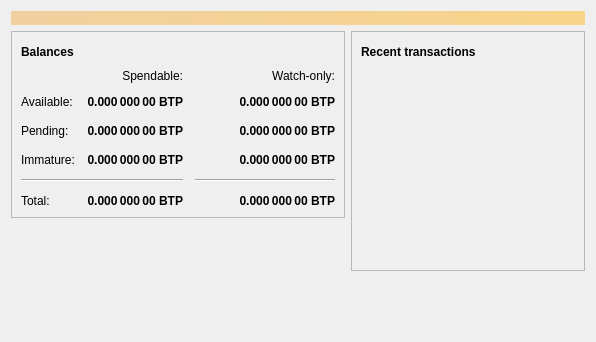
<?xml version="1.0" encoding="UTF-8"?>
<ui version="4.0">
 <class>OverviewPage</class>
 <widget class="QWidget" name="OverviewPage">
  <property name="geometry">
   <rect>
    <x>0</x>
    <y>0</y>
    <width>596</width>
    <height>342</height>
   </rect>
  </property>
  <property name="windowTitle">
   <string>Form</string>
  </property>
  <layout class="QVBoxLayout" name="topLayout">
   <item>
    <widget class="QLabel" name="labelAlerts">
     <property name="visible">
      <bool>false</bool>
     </property>
     <property name="styleSheet">
      <string notr="true">QLabel { background-color: qlineargradient(x1: 0, y1: 0, x2: 1, y2: 0, stop:0 #F0D0A0, stop:1 #F8D488); color:#000000; }</string>
     </property>
     <property name="wordWrap">
      <bool>true</bool>
     </property>
     <property name="margin">
      <number>3</number>
     </property>
     <property name="textInteractionFlags">
      <set>Qt::TextSelectableByMouse</set>
     </property>
    </widget>
   </item>
   <item>
    <layout class="QHBoxLayout" name="horizontalLayout" stretch="1,1">
     <item>
      <layout class="QVBoxLayout" name="verticalLayout_2">
       <item>
        <widget class="QFrame" name="frame">
         <property name="frameShape">
          <enum>QFrame::StyledPanel</enum>
         </property>
         <property name="frameShadow">
          <enum>QFrame::Raised</enum>
         </property>
         <layout class="QVBoxLayout" name="verticalLayout_4">
          <item>
           <layout class="QHBoxLayout" name="horizontalLayout_4">
            <item>
             <widget class="QLabel" name="label_5">
              <property name="font">
               <font>
                <weight>75</weight>
                <bold>true</bold>
               </font>
              </property>
              <property name="text">
               <string>Balances</string>
              </property>
             </widget>
            </item>
            <item>
             <widget class="QPushButton" name="labelWalletStatus">
              <property name="enabled">
               <bool>true</bool>
              </property>
              <property name="maximumSize">
               <size>
                <width>30</width>
                <height>16777215</height>
               </size>
              </property>
              <property name="toolTip">
               <string>The displayed information may be out of date. Your wallet automatically synchronizes with the Bitcoin network after a connection is established, but this process has not completed yet.</string>
              </property>
              <property name="text">
               <string/>
              </property>
              <property name="icon">
               <iconset resource="../bitcoin.qrc">
                <normaloff>:/icons/warning</normaloff>
                <disabledoff>:/icons/warning</disabledoff>:/icons/warning</iconset>
              </property>
              <property name="iconSize">
               <size>
                <width>24</width>
                <height>24</height>
               </size>
              </property>
              <property name="flat">
               <bool>true</bool>
              </property>
             </widget>
            </item>
            <item>
             <spacer name="horizontalSpacer_3">
              <property name="orientation">
               <enum>Qt::Horizontal</enum>
              </property>
              <property name="sizeHint" stdset="0">
               <size>
                <width>40</width>
                <height>20</height>
               </size>
              </property>
             </spacer>
            </item>
           </layout>
          </item>
          <item>
           <layout class="QGridLayout" name="gridLayout">
            <property name="spacing">
             <number>12</number>
            </property>
            <item row="2" column="2">
             <widget class="QLabel" name="labelWatchPending">
              <property name="font">
               <font>
                <weight>75</weight>
                <bold>true</bold>
               </font>
              </property>
              <property name="cursor">
               <cursorShape>IBeamCursor</cursorShape>
              </property>
              <property name="toolTip">
               <string>Unconfirmed transactions to watch-only addresses</string>
              </property>
              <property name="text">
               <string notr="true">0.000 000 00 BTP</string>
              </property>
              <property name="alignment">
               <set>Qt::AlignRight|Qt::AlignTrailing|Qt::AlignVCenter</set>
              </property>
              <property name="textInteractionFlags">
               <set>Qt::LinksAccessibleByMouse|Qt::TextSelectableByKeyboard|Qt::TextSelectableByMouse</set>
              </property>
             </widget>
            </item>
            <item row="2" column="1">
             <widget class="QLabel" name="labelUnconfirmed">
              <property name="font">
               <font>
                <weight>75</weight>
                <bold>true</bold>
               </font>
              </property>
              <property name="cursor">
               <cursorShape>IBeamCursor</cursorShape>
              </property>
              <property name="toolTip">
               <string>Total of transactions that have yet to be confirmed, and do not yet count toward the spendable balance</string>
              </property>
              <property name="text">
               <string notr="true">0.000 000 00 BTP</string>
              </property>
              <property name="alignment">
               <set>Qt::AlignRight|Qt::AlignTrailing|Qt::AlignVCenter</set>
              </property>
              <property name="textInteractionFlags">
               <set>Qt::LinksAccessibleByMouse|Qt::TextSelectableByKeyboard|Qt::TextSelectableByMouse</set>
              </property>
             </widget>
            </item>
            <item row="3" column="2">
             <widget class="QLabel" name="labelWatchImmature">
              <property name="font">
               <font>
                <weight>75</weight>
                <bold>true</bold>
               </font>
              </property>
              <property name="cursor">
               <cursorShape>IBeamCursor</cursorShape>
              </property>
              <property name="toolTip">
               <string>Mined balance in watch-only addresses that has not yet matured</string>
              </property>
              <property name="text">
               <string notr="true">0.000 000 00 BTP</string>
              </property>
              <property name="alignment">
               <set>Qt::AlignRight|Qt::AlignTrailing|Qt::AlignVCenter</set>
              </property>
              <property name="textInteractionFlags">
               <set>Qt::LinksAccessibleByMouse|Qt::TextSelectableByKeyboard|Qt::TextSelectableByMouse</set>
              </property>
             </widget>
            </item>
            <item row="4" column="0" colspan="2">
             <widget class="Line" name="line">
              <property name="orientation">
               <enum>Qt::Horizontal</enum>
              </property>
             </widget>
            </item>
            <item row="4" column="2">
             <widget class="Line" name="lineWatchBalance">
              <property name="sizePolicy">
               <sizepolicy hsizetype="Preferred" vsizetype="Fixed">
                <horstretch>0</horstretch>
                <verstretch>0</verstretch>
               </sizepolicy>
              </property>
              <property name="minimumSize">
               <size>
                <width>140</width>
                <height>0</height>
               </size>
              </property>
              <property name="orientation">
               <enum>Qt::Horizontal</enum>
              </property>
             </widget>
            </item>
            <item row="5" column="0">
             <widget class="QLabel" name="labelTotalText">
              <property name="text">
               <string>Total:</string>
              </property>
             </widget>
            </item>
            <item row="3" column="1">
             <widget class="QLabel" name="labelImmature">
              <property name="font">
               <font>
                <weight>75</weight>
                <bold>true</bold>
               </font>
              </property>
              <property name="cursor">
               <cursorShape>IBeamCursor</cursorShape>
              </property>
              <property name="toolTip">
               <string>Mined balance that has not yet matured</string>
              </property>
              <property name="text">
               <string notr="true">0.000 000 00 BTP</string>
              </property>
              <property name="alignment">
               <set>Qt::AlignRight|Qt::AlignTrailing|Qt::AlignVCenter</set>
              </property>
              <property name="textInteractionFlags">
               <set>Qt::LinksAccessibleByMouse|Qt::TextSelectableByKeyboard|Qt::TextSelectableByMouse</set>
              </property>
             </widget>
            </item>
            <item row="2" column="3">
             <spacer name="horizontalSpacer_2">
              <property name="orientation">
               <enum>Qt::Horizontal</enum>
              </property>
              <property name="sizeHint" stdset="0">
               <size>
                <width>40</width>
                <height>20</height>
               </size>
              </property>
             </spacer>
            </item>
            <item row="3" column="0">
             <widget class="QLabel" name="labelImmatureText">
              <property name="text">
               <string>Immature:</string>
              </property>
             </widget>
            </item>
            <item row="5" column="1">
             <widget class="QLabel" name="labelTotal">
              <property name="font">
               <font>
                <weight>75</weight>
                <bold>true</bold>
               </font>
              </property>
              <property name="cursor">
               <cursorShape>IBeamCursor</cursorShape>
              </property>
              <property name="toolTip">
               <string>Your current total balance</string>
              </property>
              <property name="text">
               <string notr="true">0.000 000 00 BTP</string>
              </property>
              <property name="alignment">
               <set>Qt::AlignRight|Qt::AlignTrailing|Qt::AlignVCenter</set>
              </property>
              <property name="textInteractionFlags">
               <set>Qt::LinksAccessibleByMouse|Qt::TextSelectableByKeyboard|Qt::TextSelectableByMouse</set>
              </property>
             </widget>
            </item>
            <item row="5" column="2">
             <widget class="QLabel" name="labelWatchTotal">
              <property name="font">
               <font>
                <weight>75</weight>
                <bold>true</bold>
               </font>
              </property>
              <property name="cursor">
               <cursorShape>IBeamCursor</cursorShape>
              </property>
              <property name="toolTip">
               <string>Current total balance in watch-only addresses</string>
              </property>
              <property name="text">
               <string notr="true">0.000 000 00 BTP</string>
              </property>
              <property name="alignment">
               <set>Qt::AlignRight|Qt::AlignTrailing|Qt::AlignVCenter</set>
              </property>
              <property name="textInteractionFlags">
               <set>Qt::LinksAccessibleByMouse|Qt::TextSelectableByKeyboard|Qt::TextSelectableByMouse</set>
              </property>
             </widget>
            </item>
            <item row="0" column="2">
             <widget class="QLabel" name="labelWatchonly">
              <property name="text">
               <string>Watch-only:</string>
              </property>
              <property name="alignment">
               <set>Qt::AlignRight|Qt::AlignTrailing|Qt::AlignVCenter</set>
              </property>
             </widget>
            </item>
            <item row="1" column="0">
             <widget class="QLabel" name="labelBalanceText">
              <property name="text">
               <string>Available:</string>
              </property>
             </widget>
            </item>
            <item row="1" column="1">
             <widget class="QLabel" name="labelBalance">
              <property name="font">
               <font>
                <weight>75</weight>
                <bold>true</bold>
               </font>
              </property>
              <property name="cursor">
               <cursorShape>IBeamCursor</cursorShape>
              </property>
              <property name="toolTip">
               <string>Your current spendable balance</string>
              </property>
              <property name="text">
               <string notr="true">0.000 000 00 BTP</string>
              </property>
              <property name="alignment">
               <set>Qt::AlignRight|Qt::AlignTrailing|Qt::AlignVCenter</set>
              </property>
              <property name="textInteractionFlags">
               <set>Qt::LinksAccessibleByMouse|Qt::TextSelectableByKeyboard|Qt::TextSelectableByMouse</set>
              </property>
             </widget>
            </item>
            <item row="1" column="2">
             <widget class="QLabel" name="labelWatchAvailable">
              <property name="font">
               <font>
                <weight>75</weight>
                <bold>true</bold>
               </font>
              </property>
              <property name="cursor">
               <cursorShape>IBeamCursor</cursorShape>
              </property>
              <property name="toolTip">
               <string>Your current balance in watch-only addresses</string>
              </property>
              <property name="text">
               <string notr="true">0.000 000 00 BTP</string>
              </property>
              <property name="alignment">
               <set>Qt::AlignRight|Qt::AlignTrailing|Qt::AlignVCenter</set>
              </property>
              <property name="textInteractionFlags">
               <set>Qt::LinksAccessibleByMouse|Qt::TextSelectableByKeyboard|Qt::TextSelectableByMouse</set>
              </property>
             </widget>
            </item>
            <item row="2" column="0">
             <widget class="QLabel" name="labelPendingText">
              <property name="text">
               <string>Pending:</string>
              </property>
             </widget>
            </item>
            <item row="0" column="1">
             <widget class="QLabel" name="labelSpendable">
              <property name="text">
               <string>Spendable:</string>
              </property>
              <property name="alignment">
               <set>Qt::AlignRight|Qt::AlignTrailing|Qt::AlignVCenter</set>
              </property>
             </widget>
            </item>
           </layout>
          </item>
         </layout>
        </widget>
       </item>
       <item>
        <spacer name="verticalSpacer">
         <property name="orientation">
          <enum>Qt::Vertical</enum>
         </property>
         <property name="sizeHint" stdset="0">
          <size>
           <width>20</width>
           <height>40</height>
          </size>
         </property>
        </spacer>
       </item>
      </layout>
     </item>
     <item>
      <layout class="QVBoxLayout" name="verticalLayout_3">
       <item>
        <widget class="QFrame" name="frame_2">
         <property name="frameShape">
          <enum>QFrame::StyledPanel</enum>
         </property>
         <property name="frameShadow">
          <enum>QFrame::Raised</enum>
         </property>
         <layout class="QVBoxLayout" name="verticalLayout">
          <item>
           <layout class="QHBoxLayout" name="horizontalLayout_2">
            <item>
             <widget class="QLabel" name="label_4">
              <property name="font">
               <font>
                <weight>75</weight>
                <bold>true</bold>
               </font>
              </property>
              <property name="text">
               <string>Recent transactions</string>
              </property>
             </widget>
            </item>
            <item>
             <widget class="QPushButton" name="labelTransactionsStatus">
              <property name="enabled">
               <bool>true</bool>
              </property>
              <property name="maximumSize">
               <size>
                <width>30</width>
                <height>16777215</height>
               </size>
              </property>
              <property name="toolTip">
               <string>The displayed information may be out of date. Your wallet automatically synchronizes with the Bitcoin network after a connection is established, but this process has not completed yet.</string>
              </property>
              <property name="text">
               <string/>
              </property>
              <property name="icon">
               <iconset resource="../bitcoin.qrc">
                <normaloff>:/icons/warning</normaloff>
                <disabledoff>:/icons/warning</disabledoff>:/icons/warning</iconset>
              </property>
              <property name="iconSize">
               <size>
                <width>24</width>
                <height>24</height>
               </size>
              </property>
              <property name="flat">
               <bool>true</bool>
              </property>
             </widget>
            </item>
            <item>
             <spacer name="horizontalSpacer">
              <property name="orientation">
               <enum>Qt::Horizontal</enum>
              </property>
              <property name="sizeHint" stdset="0">
               <size>
                <width>40</width>
                <height>20</height>
               </size>
              </property>
             </spacer>
            </item>
           </layout>
          </item>
          <item>
           <widget class="QListView" name="listTransactions">
            <property name="styleSheet">
             <string notr="true">QListView { background: transparent; }</string>
            </property>
            <property name="frameShape">
             <enum>QFrame::NoFrame</enum>
            </property>
            <property name="verticalScrollBarPolicy">
             <enum>Qt::ScrollBarAlwaysOff</enum>
            </property>
            <property name="horizontalScrollBarPolicy">
             <enum>Qt::ScrollBarAlwaysOff</enum>
            </property>
            <property name="selectionMode">
             <enum>QAbstractItemView::NoSelection</enum>
            </property>
           </widget>
          </item>
         </layout>
        </widget>
       </item>
       <item>
        <spacer name="verticalSpacer_2">
         <property name="orientation">
          <enum>Qt::Vertical</enum>
         </property>
         <property name="sizeHint" stdset="0">
          <size>
           <width>20</width>
           <height>40</height>
          </size>
         </property>
        </spacer>
       </item>
      </layout>
     </item>
    </layout>
   </item>
  </layout>
 </widget>
 <resources/>
 <connections/>
</ui>
